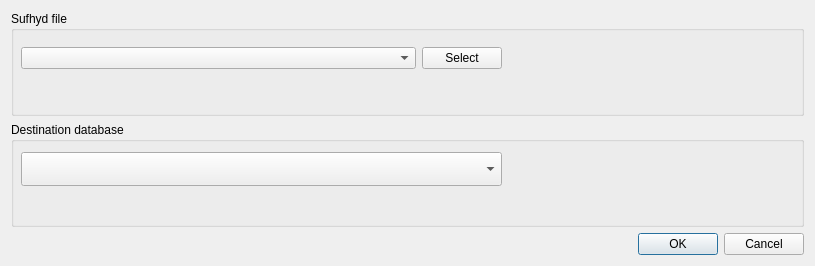
<?xml version="1.0" encoding="UTF-8"?>
<ui version="4.0">
 <class>Import_dialog</class>
 <widget class="QDialog" name="Import_dialog">
  <property name="geometry">
   <rect>
    <x>0</x>
    <y>0</y>
    <width>815</width>
    <height>266</height>
   </rect>
  </property>
  <property name="windowTitle">
   <string>Import sufhyd</string>
  </property>
  <layout class="QVBoxLayout" name="verticalLayout">
   <item>
    <widget class="QGroupBox" name="groupBox">
     <property name="title">
      <string>Sufhyd file</string>
     </property>
     <widget class="QWidget" name="horizontalLayoutWidget">
      <property name="geometry">
       <rect>
        <x>10</x>
        <y>30</y>
        <width>481</width>
        <height>34</height>
       </rect>
      </property>
      <layout class="QHBoxLayout" name="horizontalLayout">
       <item>
        <widget class="QComboBox" name="file_combo">
         <property name="sizePolicy">
          <sizepolicy hsizetype="Expanding" vsizetype="Fixed">
           <horstretch>0</horstretch>
           <verstretch>0</verstretch>
          </sizepolicy>
         </property>
        </widget>
       </item>
       <item>
        <widget class="QPushButton" name="file_button">
         <property name="text">
          <string>Select</string>
         </property>
        </widget>
       </item>
      </layout>
     </widget>
    </widget>
   </item>
   <item>
    <widget class="QGroupBox" name="groupBox_2">
     <property name="title">
      <string>Destination database</string>
     </property>
     <widget class="QComboBox" name="database_combo">
      <property name="geometry">
       <rect>
        <x>10</x>
        <y>30</y>
        <width>481</width>
        <height>34</height>
       </rect>
      </property>
      <property name="sizePolicy">
       <sizepolicy hsizetype="Expanding" vsizetype="Fixed">
        <horstretch>0</horstretch>
        <verstretch>0</verstretch>
       </sizepolicy>
      </property>
     </widget>
    </widget>
   </item>
   <item>
    <widget class="QDialogButtonBox" name="buttonBox">
     <property name="orientation">
      <enum>Qt::Horizontal</enum>
     </property>
     <property name="standardButtons">
      <set>QDialogButtonBox::Cancel|QDialogButtonBox::Ok</set>
     </property>
    </widget>
   </item>
  </layout>
 </widget>
 <resources/>
 <connections>
  <connection>
   <sender>buttonBox</sender>
   <signal>accepted()</signal>
   <receiver>Import_dialog</receiver>
   <slot>accept()</slot>
   <hints>
    <hint type="sourcelabel">
     <x>248</x>
     <y>254</y>
    </hint>
    <hint type="destinationlabel">
     <x>157</x>
     <y>274</y>
    </hint>
   </hints>
  </connection>
  <connection>
   <sender>buttonBox</sender>
   <signal>rejected()</signal>
   <receiver>Import_dialog</receiver>
   <slot>reject()</slot>
   <hints>
    <hint type="sourcelabel">
     <x>316</x>
     <y>260</y>
    </hint>
    <hint type="destinationlabel">
     <x>286</x>
     <y>274</y>
    </hint>
   </hints>
  </connection>
 </connections>
</ui>
